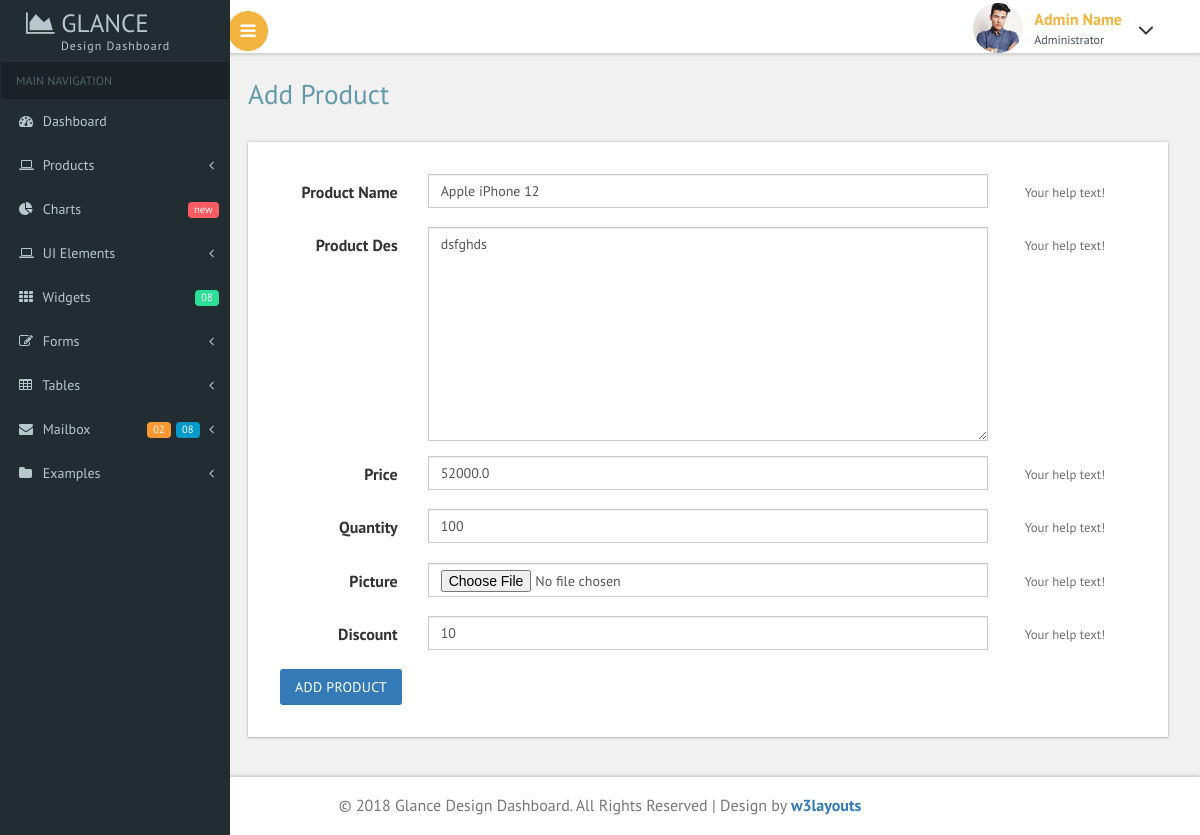
/seller/edit-product/1, run on the app's committed database.
### seller/models.py (models this page shows, shortened)
class Product(models.Model):
    seller = models.ForeignKey(SellerUser,on_delete=models.CASCADE)  # Foreignkey
    name = models.CharField(max_length=50)
    des = models.TextField()
    price = models.FloatField()
    quantity = models.IntegerField(default=0)
    pic = models.FileField(upload_to='products',default='avatar.png')
    discount = models.IntegerField()

### seller/views.py (the view)
# urls.py: path('edit-product/<int:pid>',views.edit_product,name='edit-product'),
def edit_product(request,pid):
    product= Product.objects.get(id=pid) # returns 1 object
    return render(request,'edit-product.html',{'product':product})

### seller/templates/edit-product.html (shortened to what this page needs)
{% extends 'seller-header.html' %}
{% load static %}
{% block content %}
<div class="main-page">
    <div clas="row">
        <h3 class="title1">Add Product</h3>
        <div class="form-three widget-shadow">
            <form action="" method="POST" class="form-horizontal" enctype="multipart/form-data">
                <div class="form-group">
                    <label for="focusedinput" class="col-sm-2 control-label">Product Name</label>
                    <div class="col-sm-8">
                        <input type="text" name="pname" value="{{product.name}}" class="form-control" id="focusedinput">
                    </div>
                    <div class="col-sm-2">
                        <p class="help-block">Your help text!</p>
                    </div>
                </div>
                <div class="form-group">
                    <label for="focusedinput" class="col-sm-2 control-label">Product Des</label>
                    <div class="col-sm-8">
                        <textarea name="des" class="form-control" id="" cols="30" rows="10">{{product.des}}</textarea>
                    </div>
                    <div class="col-sm-2">
                        <p class="help-block">Your help text!</p>
                    </div>
                </div>
                <div class="form-group">
                    <label for="focusedinput" class="col-sm-2 control-label">Price</label>
                    <div class="col-sm-8">
                        <input type="number" name="price" value='{{product.price}}' class="form-control" id="focusedinput">
                    </div>
                    <div class="col-sm-2">
                        <p class="help-block">Your help text!</p>
                    </div>
                </div>
                <div class="form-group">
                    <label for="focusedinput" class="col-sm-2 control-label">Quantity</label>
                    <div class="col-sm-8">
                        <input type="number" name="quantity"  value="{{product.quantity}}" min="1" class="form-control" id="focusedinput" >
                    </div>
                    <div class="col-sm-2">
                        <p class="help-block">Your help text!</p>
                    </div>
                </div>
                <div class="form-group">
                    <label for="focusedinput" class="col-sm-2 control-label">Picture</label>
                    <div class="col-sm-8">
                        <input type="file" name="pic" class="form-control" id="focusedinput" >
                    </div>
                    <div class="col-sm-2">
                        <p class="help-block">Your help text!</p>
                    </div>
                </div>
                <div class="form-group">
                    <label for="focusedinput" class="col-sm-2 control-label">Discount</label>
                    <div class="col-sm-8">
                        <input type="number" name="dis" value="{{product.discount}}" class="form-control" id="focusedinput">
                    </div>
                    <div class="col-sm-2">
                        <p class="help-block">Your help text!</p>
                    </div>
                </div>
                <input class="btn btn-primary" type="submit" value="Add Product" />
            </form>
        </div>
    </div>
</div>
{% endblock %}

### data on the page
Product: pname "Apple iPhone 12", des "dsfghds", price "52000.0", quantity "100", dis "10"
